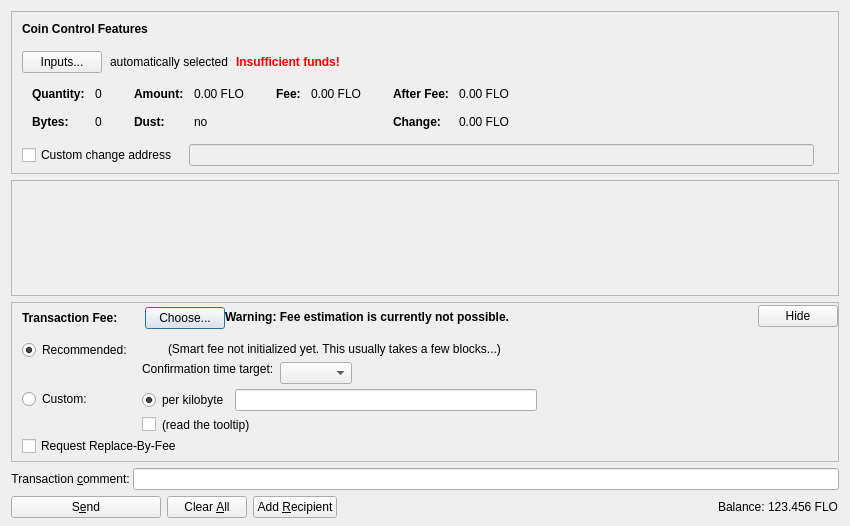
<?xml version="1.0" encoding="UTF-8"?>
<ui version="4.0">
 <class>SendCoinsDialog</class>
 <widget class="QDialog" name="SendCoinsDialog">
  <property name="geometry">
   <rect>
    <x>0</x>
    <y>0</y>
    <width>850</width>
    <height>526</height>
   </rect>
  </property>
  <property name="windowTitle">
   <string>Send Coins</string>
  </property>
  <layout class="QVBoxLayout" name="verticalLayout" stretch="0,1,0,0">
   <property name="bottomMargin">
    <number>8</number>
   </property>
   <item>
    <widget class="QFrame" name="frameCoinControl">
     <property name="sizePolicy">
      <sizepolicy hsizetype="Expanding" vsizetype="Expanding">
       <horstretch>0</horstretch>
       <verstretch>0</verstretch>
      </sizepolicy>
     </property>
     <property name="maximumSize">
      <size>
       <width>16777215</width>
       <height>16777215</height>
      </size>
     </property>
     <property name="frameShape">
      <enum>QFrame::StyledPanel</enum>
     </property>
     <property name="frameShadow">
      <enum>QFrame::Sunken</enum>
     </property>
     <layout class="QVBoxLayout" name="verticalLayoutCoinControl2">
      <property name="spacing">
       <number>0</number>
      </property>
      <property name="leftMargin">
       <number>0</number>
      </property>
      <property name="topMargin">
       <number>0</number>
      </property>
      <property name="rightMargin">
       <number>0</number>
      </property>
      <property name="bottomMargin">
       <number>6</number>
      </property>
      <item>
       <layout class="QVBoxLayout" name="verticalLayoutCoinControl" stretch="0,0,0,0,1">
        <property name="spacing">
         <number>0</number>
        </property>
        <property name="leftMargin">
         <number>10</number>
        </property>
        <property name="topMargin">
         <number>10</number>
        </property>
        <item>
         <layout class="QHBoxLayout" name="horizontalLayoutCoinControl1">
          <property name="bottomMargin">
           <number>15</number>
          </property>
          <item>
           <widget class="QLabel" name="labelCoinControlFeatures">
            <property name="sizePolicy">
             <sizepolicy hsizetype="Preferred" vsizetype="Maximum">
              <horstretch>0</horstretch>
              <verstretch>0</verstretch>
             </sizepolicy>
            </property>
            <property name="font">
             <font>
              <weight>75</weight>
              <bold>true</bold>
             </font>
            </property>
            <property name="styleSheet">
             <string notr="true">font-weight:bold;</string>
            </property>
            <property name="text">
             <string>Coin Control Features</string>
            </property>
           </widget>
          </item>
         </layout>
        </item>
        <item>
         <layout class="QHBoxLayout" name="horizontalLayoutCoinControl2" stretch="0,0,0,0">
          <property name="spacing">
           <number>8</number>
          </property>
          <property name="bottomMargin">
           <number>10</number>
          </property>
          <item>
           <widget class="QPushButton" name="pushButtonCoinControl">
            <property name="styleSheet">
             <string notr="true"/>
            </property>
            <property name="text">
             <string>Inputs...</string>
            </property>
            <property name="autoDefault">
             <bool>false</bool>
            </property>
           </widget>
          </item>
          <item>
           <widget class="QLabel" name="labelCoinControlAutomaticallySelected">
            <property name="text">
             <string>automatically selected</string>
            </property>
            <property name="margin">
             <number>5</number>
            </property>
           </widget>
          </item>
          <item>
           <widget class="QLabel" name="labelCoinControlInsuffFunds">
            <property name="font">
             <font>
              <weight>75</weight>
              <bold>true</bold>
             </font>
            </property>
            <property name="styleSheet">
             <string notr="true">color:red;font-weight:bold;</string>
            </property>
            <property name="text">
             <string>Insufficient funds!</string>
            </property>
            <property name="margin">
             <number>5</number>
            </property>
           </widget>
          </item>
          <item>
           <spacer name="horizontalSpacerCoinControl">
            <property name="orientation">
             <enum>Qt::Horizontal</enum>
            </property>
            <property name="sizeHint" stdset="0">
             <size>
              <width>40</width>
              <height>1</height>
             </size>
            </property>
           </spacer>
          </item>
         </layout>
        </item>
        <item>
         <widget class="QWidget" name="widgetCoinControl" native="true">
          <property name="sizePolicy">
           <sizepolicy hsizetype="Preferred" vsizetype="Preferred">
            <horstretch>0</horstretch>
            <verstretch>0</verstretch>
           </sizepolicy>
          </property>
          <property name="minimumSize">
           <size>
            <width>0</width>
            <height>0</height>
           </size>
          </property>
          <property name="styleSheet">
           <string notr="true"/>
          </property>
          <layout class="QHBoxLayout" name="horizontalLayoutCoinControl5">
           <property name="leftMargin">
            <number>0</number>
           </property>
           <property name="topMargin">
            <number>0</number>
           </property>
           <property name="rightMargin">
            <number>0</number>
           </property>
           <property name="bottomMargin">
            <number>0</number>
           </property>
           <item>
            <layout class="QHBoxLayout" name="horizontalLayoutCoinControl3" stretch="0,0,0,1">
             <property name="spacing">
              <number>20</number>
             </property>
             <property name="topMargin">
              <number>0</number>
             </property>
             <property name="bottomMargin">
              <number>10</number>
             </property>
             <item>
              <layout class="QFormLayout" name="formLayoutCoinControl1">
               <property name="horizontalSpacing">
                <number>10</number>
               </property>
               <property name="verticalSpacing">
                <number>14</number>
               </property>
               <property name="leftMargin">
                <number>10</number>
               </property>
               <property name="topMargin">
                <number>4</number>
               </property>
               <property name="rightMargin">
                <number>6</number>
               </property>
               <item row="0" column="0">
                <widget class="QLabel" name="labelCoinControlQuantityText">
                 <property name="font">
                  <font>
                   <weight>75</weight>
                   <bold>true</bold>
                  </font>
                 </property>
                 <property name="text">
                  <string>Quantity:</string>
                 </property>
                 <property name="margin">
                  <number>0</number>
                 </property>
                </widget>
               </item>
               <item row="0" column="1">
                <widget class="QLabel" name="labelCoinControlQuantity">
                 <property name="cursor">
                  <cursorShape>IBeamCursor</cursorShape>
                 </property>
                 <property name="contextMenuPolicy">
                  <enum>Qt::ActionsContextMenu</enum>
                 </property>
                 <property name="text">
                  <string notr="true">0</string>
                 </property>
                 <property name="margin">
                  <number>0</number>
                 </property>
                 <property name="textInteractionFlags">
                  <set>Qt::LinksAccessibleByMouse|Qt::TextSelectableByKeyboard|Qt::TextSelectableByMouse</set>
                 </property>
                </widget>
               </item>
               <item row="1" column="0">
                <widget class="QLabel" name="labelCoinControlBytesText">
                 <property name="font">
                  <font>
                   <weight>75</weight>
                   <bold>true</bold>
                  </font>
                 </property>
                 <property name="text">
                  <string>Bytes:</string>
                 </property>
                </widget>
               </item>
               <item row="1" column="1">
                <widget class="QLabel" name="labelCoinControlBytes">
                 <property name="cursor">
                  <cursorShape>IBeamCursor</cursorShape>
                 </property>
                 <property name="contextMenuPolicy">
                  <enum>Qt::ActionsContextMenu</enum>
                 </property>
                 <property name="text">
                  <string notr="true">0</string>
                 </property>
                 <property name="textInteractionFlags">
                  <set>Qt::LinksAccessibleByMouse|Qt::TextSelectableByKeyboard|Qt::TextSelectableByMouse</set>
                 </property>
                </widget>
               </item>
              </layout>
             </item>
             <item>
              <layout class="QFormLayout" name="formLayoutCoinControl2">
               <property name="horizontalSpacing">
                <number>10</number>
               </property>
               <property name="verticalSpacing">
                <number>14</number>
               </property>
               <property name="leftMargin">
                <number>6</number>
               </property>
               <property name="topMargin">
                <number>4</number>
               </property>
               <property name="rightMargin">
                <number>6</number>
               </property>
               <item row="0" column="0">
                <widget class="QLabel" name="labelCoinControlAmountText">
                 <property name="font">
                  <font>
                   <weight>75</weight>
                   <bold>true</bold>
                  </font>
                 </property>
                 <property name="text">
                  <string>Amount:</string>
                 </property>
                 <property name="margin">
                  <number>0</number>
                 </property>
                </widget>
               </item>
               <item row="0" column="1">
                <widget class="QLabel" name="labelCoinControlAmount">
                 <property name="cursor">
                  <cursorShape>IBeamCursor</cursorShape>
                 </property>
                 <property name="contextMenuPolicy">
                  <enum>Qt::ActionsContextMenu</enum>
                 </property>
                 <property name="text">
                  <string notr="true">0.00 FLO</string>
                 </property>
                 <property name="textInteractionFlags">
                  <set>Qt::LinksAccessibleByMouse|Qt::TextSelectableByKeyboard|Qt::TextSelectableByMouse</set>
                 </property>
                </widget>
               </item>
               <item row="1" column="0">
                <widget class="QLabel" name="labelCoinControlLowOutputText">
                 <property name="font">
                  <font>
                   <weight>75</weight>
                   <bold>true</bold>
                  </font>
                 </property>
                 <property name="text">
                  <string>Dust:</string>
                 </property>
                </widget>
               </item>
               <item row="1" column="1">
                <widget class="QLabel" name="labelCoinControlLowOutput">
                 <property name="cursor">
                  <cursorShape>IBeamCursor</cursorShape>
                 </property>
                 <property name="contextMenuPolicy">
                  <enum>Qt::ActionsContextMenu</enum>
                 </property>
                 <property name="text">
                  <string notr="true">no</string>
                 </property>
                 <property name="textInteractionFlags">
                  <set>Qt::LinksAccessibleByMouse|Qt::TextSelectableByKeyboard|Qt::TextSelectableByMouse</set>
                 </property>
                </widget>
               </item>
              </layout>
             </item>
             <item>
              <layout class="QFormLayout" name="formLayoutCoinControl3">
               <property name="horizontalSpacing">
                <number>10</number>
               </property>
               <property name="verticalSpacing">
                <number>14</number>
               </property>
               <property name="leftMargin">
                <number>6</number>
               </property>
               <property name="topMargin">
                <number>4</number>
               </property>
               <property name="rightMargin">
                <number>6</number>
               </property>
               <item row="0" column="0">
                <widget class="QLabel" name="labelCoinControlFeeText">
                 <property name="font">
                  <font>
                   <weight>75</weight>
                   <bold>true</bold>
                  </font>
                 </property>
                 <property name="text">
                  <string>Fee:</string>
                 </property>
                 <property name="margin">
                  <number>0</number>
                 </property>
                </widget>
               </item>
               <item row="0" column="1">
                <widget class="QLabel" name="labelCoinControlFee">
                 <property name="cursor">
                  <cursorShape>IBeamCursor</cursorShape>
                 </property>
                 <property name="contextMenuPolicy">
                  <enum>Qt::ActionsContextMenu</enum>
                 </property>
                 <property name="text">
                  <string notr="true">0.00 FLO</string>
                 </property>
                 <property name="textInteractionFlags">
                  <set>Qt::LinksAccessibleByMouse|Qt::TextSelectableByKeyboard|Qt::TextSelectableByMouse</set>
                 </property>
                </widget>
               </item>
              </layout>
             </item>
             <item>
              <layout class="QFormLayout" name="formLayoutCoinControl4">
               <property name="horizontalSpacing">
                <number>10</number>
               </property>
               <property name="verticalSpacing">
                <number>14</number>
               </property>
               <property name="leftMargin">
                <number>6</number>
               </property>
               <property name="topMargin">
                <number>4</number>
               </property>
               <property name="rightMargin">
                <number>6</number>
               </property>
               <item row="0" column="0">
                <widget class="QLabel" name="labelCoinControlAfterFeeText">
                 <property name="font">
                  <font>
                   <weight>75</weight>
                   <bold>true</bold>
                  </font>
                 </property>
                 <property name="text">
                  <string>After Fee:</string>
                 </property>
                 <property name="margin">
                  <number>0</number>
                 </property>
                </widget>
               </item>
               <item row="0" column="1">
                <widget class="QLabel" name="labelCoinControlAfterFee">
                 <property name="cursor">
                  <cursorShape>IBeamCursor</cursorShape>
                 </property>
                 <property name="contextMenuPolicy">
                  <enum>Qt::ActionsContextMenu</enum>
                 </property>
                 <property name="text">
                  <string notr="true">0.00 FLO</string>
                 </property>
                 <property name="textInteractionFlags">
                  <set>Qt::LinksAccessibleByMouse|Qt::TextSelectableByKeyboard|Qt::TextSelectableByMouse</set>
                 </property>
                </widget>
               </item>
               <item row="1" column="0">
                <widget class="QLabel" name="labelCoinControlChangeText">
                 <property name="font">
                  <font>
                   <weight>75</weight>
                   <bold>true</bold>
                  </font>
                 </property>
                 <property name="text">
                  <string>Change:</string>
                 </property>
                </widget>
               </item>
               <item row="1" column="1">
                <widget class="QLabel" name="labelCoinControlChange">
                 <property name="cursor">
                  <cursorShape>IBeamCursor</cursorShape>
                 </property>
                 <property name="contextMenuPolicy">
                  <enum>Qt::ActionsContextMenu</enum>
                 </property>
                 <property name="text">
                  <string notr="true">0.00 FLO</string>
                 </property>
                 <property name="textInteractionFlags">
                  <set>Qt::LinksAccessibleByMouse|Qt::TextSelectableByKeyboard|Qt::TextSelectableByMouse</set>
                 </property>
                </widget>
               </item>
              </layout>
             </item>
            </layout>
           </item>
          </layout>
         </widget>
        </item>
        <item>
         <layout class="QHBoxLayout" name="horizontalLayoutCoinControl4" stretch="0,0,0">
          <property name="spacing">
           <number>12</number>
          </property>
          <property name="sizeConstraint">
           <enum>QLayout::SetDefaultConstraint</enum>
          </property>
          <property name="topMargin">
           <number>5</number>
          </property>
          <property name="rightMargin">
           <number>5</number>
          </property>
          <item>
           <widget class="QCheckBox" name="checkBoxCoinControlChange">
            <property name="toolTip">
             <string>If this is activated, but the change address is empty or invalid, change will be sent to a newly generated address.</string>
            </property>
            <property name="text">
             <string>Custom change address</string>
            </property>
           </widget>
          </item>
          <item>
           <widget class="QValidatedLineEdit" name="lineEditCoinControlChange">
            <property name="enabled">
             <bool>false</bool>
            </property>
            <property name="sizePolicy">
             <sizepolicy hsizetype="Expanding" vsizetype="Fixed">
              <horstretch>0</horstretch>
              <verstretch>0</verstretch>
             </sizepolicy>
            </property>
           </widget>
          </item>
          <item>
           <widget class="QLabel" name="labelCoinControlChangeLabel">
            <property name="sizePolicy">
             <sizepolicy hsizetype="Preferred" vsizetype="Expanding">
              <horstretch>0</horstretch>
              <verstretch>0</verstretch>
             </sizepolicy>
            </property>
            <property name="minimumSize">
             <size>
              <width>0</width>
              <height>0</height>
             </size>
            </property>
            <property name="text">
             <string/>
            </property>
            <property name="margin">
             <number>3</number>
            </property>
           </widget>
          </item>
         </layout>
        </item>
        <item>
         <spacer name="verticalSpacerCoinControl">
          <property name="orientation">
           <enum>Qt::Vertical</enum>
          </property>
          <property name="sizeHint" stdset="0">
           <size>
            <width>800</width>
            <height>1</height>
           </size>
          </property>
         </spacer>
        </item>
       </layout>
      </item>
     </layout>
    </widget>
   </item>
   <item>
    <widget class="QScrollArea" name="scrollArea">
     <property name="widgetResizable">
      <bool>true</bool>
     </property>
     <widget class="QWidget" name="scrollAreaWidgetContents">
      <property name="geometry">
       <rect>
        <x>0</x>
        <y>0</y>
        <width>830</width>
        <height>104</height>
       </rect>
      </property>
      <layout class="QVBoxLayout" name="verticalLayout_2" stretch="0,1">
       <property name="leftMargin">
        <number>0</number>
       </property>
       <property name="topMargin">
        <number>0</number>
       </property>
       <property name="rightMargin">
        <number>0</number>
       </property>
       <property name="bottomMargin">
        <number>0</number>
       </property>
       <item>
        <layout class="QVBoxLayout" name="entries">
         <property name="spacing">
          <number>6</number>
         </property>
        </layout>
       </item>
       <item>
        <spacer name="verticalSpacer">
         <property name="orientation">
          <enum>Qt::Vertical</enum>
         </property>
         <property name="sizeHint" stdset="0">
          <size>
           <width>20</width>
           <height>40</height>
          </size>
         </property>
        </spacer>
       </item>
      </layout>
     </widget>
    </widget>
   </item>
   <item>
    <widget class="QFrame" name="frameFee">
     <property name="sizePolicy">
      <sizepolicy hsizetype="Expanding" vsizetype="Expanding">
       <horstretch>0</horstretch>
       <verstretch>0</verstretch>
      </sizepolicy>
     </property>
     <property name="maximumSize">
      <size>
       <width>16777215</width>
       <height>16777215</height>
      </size>
     </property>
     <property name="frameShape">
      <enum>QFrame::StyledPanel</enum>
     </property>
     <property name="frameShadow">
      <enum>QFrame::Sunken</enum>
     </property>
     <layout class="QVBoxLayout" name="verticalLayoutFee1">
      <property name="spacing">
       <number>0</number>
      </property>
      <property name="leftMargin">
       <number>0</number>
      </property>
      <property name="topMargin">
       <number>0</number>
      </property>
      <property name="rightMargin">
       <number>0</number>
      </property>
      <property name="bottomMargin">
       <number>0</number>
      </property>
      <item>
       <layout class="QVBoxLayout" name="verticalLayoutFee2" stretch="0,0,0">
        <property name="spacing">
         <number>0</number>
        </property>
        <property name="leftMargin">
         <number>10</number>
        </property>
        <property name="topMargin">
         <number>0</number>
        </property>
        <item>
         <layout class="QHBoxLayout" name="horizontalLayoutFee1">
          <property name="bottomMargin">
           <number>0</number>
          </property>
          <item>
           <layout class="QVBoxLayout" name="verticalLayoutFee7">
            <property name="spacing">
             <number>0</number>
            </property>
            <item>
             <spacer name="verticalSpacerSmartFee">
              <property name="orientation">
               <enum>Qt::Vertical</enum>
              </property>
              <property name="sizeType">
               <enum>QSizePolicy::Fixed</enum>
              </property>
              <property name="sizeHint" stdset="0">
               <size>
                <width>1</width>
                <height>4</height>
               </size>
              </property>
             </spacer>
            </item>
            <item>
             <layout class="QHBoxLayout" name="horizontalLayoutSmartFee">
              <property name="spacing">
               <number>10</number>
              </property>
              <item>
               <widget class="QLabel" name="labelFeeHeadline">
                <property name="sizePolicy">
                 <sizepolicy hsizetype="Preferred" vsizetype="Maximum">
                  <horstretch>0</horstretch>
                  <verstretch>0</verstretch>
                 </sizepolicy>
                </property>
                <property name="font">
                 <font>
                  <weight>75</weight>
                  <bold>true</bold>
                 </font>
                </property>
                <property name="styleSheet">
                 <string notr="true">font-weight:bold;</string>
                </property>
                <property name="text">
                 <string>Transaction Fee:</string>
                </property>
               </widget>
              </item>
              <item>
               <widget class="QLabel" name="labelFeeMinimized">
                <property name="text">
                 <string/>
                </property>
               </widget>
              </item>
              <item>
               <widget class="QPushButton" name="buttonChooseFee">
                <property name="text">
                 <string>Choose...</string>
                </property>
               </widget>
              </item>
             </layout>
            </item>
            <item>
             <spacer name="verticalSpacer_5">
              <property name="orientation">
               <enum>Qt::Vertical</enum>
              </property>
              <property name="sizeHint" stdset="0">
               <size>
                <width>1</width>
                <height>1</height>
               </size>
              </property>
             </spacer>
            </item>
           </layout>
          </item>
          <item>
           <widget class="QLabel" name="fallbackFeeWarningLabel">
            <property name="toolTip">
             <string>Using the fallbackfee can result in sending a transaction that will take several hours or days (or never) to confirm. Consider choosing your fee manually or wait until you have validated the complete chain.</string>
            </property>
            <property name="font">
            <font>
                <weight>75</weight>
                <bold>true</bold>
            </font>
            </property>
            <property name="text">
             <string>Warning: Fee estimation is currently not possible.</string>
            </property>
            <property name="wordWrap">
             <bool>false</bool>
            </property>
           </widget>
          </item>
          <item>
           <spacer name="horizontalSpacer_4">
            <property name="orientation">
             <enum>Qt::Horizontal</enum>
            </property>
            <property name="sizeType">
             <enum>QSizePolicy::MinimumExpanding</enum>
            </property>
            <property name="sizeHint" stdset="0">
             <size>
              <width>40</width>
              <height>20</height>
             </size>
            </property>
           </spacer>
          </item>
          <item>
           <widget class="QPushButton" name="buttonMinimizeFee">
            <property name="toolTip">
             <string>collapse fee-settings</string>
            </property>
            <property name="text">
             <string>Hide</string>
            </property>
           </widget>
          </item>
         </layout>
        </item>
        <item>
         <widget class="QFrame" name="frameFeeSelection">
          <layout class="QVBoxLayout" name="verticalLayoutFee12">
           <property name="spacing">
            <number>0</number>
           </property>
           <property name="leftMargin">
            <number>0</number>
           </property>
           <property name="topMargin">
            <number>0</number>
           </property>
           <property name="rightMargin">
            <number>0</number>
           </property>
           <property name="bottomMargin">
            <number>0</number>
           </property>
           <item>
            <layout class="QGridLayout" name="gridLayoutFee">
             <property name="topMargin">
              <number>10</number>
             </property>
             <property name="bottomMargin">
              <number>4</number>
             </property>
             <property name="horizontalSpacing">
              <number>10</number>
             </property>
             <property name="verticalSpacing">
              <number>4</number>
             </property>
             <item row="1" column="1">
              <layout class="QVBoxLayout" name="verticalLayoutFee8">
               <property name="spacing">
                <number>6</number>
               </property>
               <item>
                <layout class="QHBoxLayout" name="horizontalLayoutFee13">
                 <item>
                  <widget class="QRadioButton" name="radioCustomPerKilobyte">
                   <property name="toolTip">
                    <string>If the custom fee is set to 1000 satoshis and the transaction is only 250 bytes, then &quot;per kilobyte&quot; only pays 250 satoshis in fee, while &quot;total at least&quot; pays 1000 satoshis. For transactions bigger than a kilobyte both pay by kilobyte.</string>
                   </property>
                   <property name="text">
                    <string>per kilobyte</string>
                   </property>
                   <property name="checked">
                    <bool>true</bool>
                   </property>
                   <attribute name="buttonGroup">
                    <string notr="true">groupCustomFee</string>
                   </attribute>
                  </widget>
                 </item>
                 <item>
                  <widget class="BitcoinAmountField" name="customFee"/>
                 </item>
                 <item>
                  <spacer name="horizontalSpacer_6">
                   <property name="orientation">
                    <enum>Qt::Horizontal</enum>
                   </property>
                   <property name="sizeHint" stdset="0">
                    <size>
                     <width>1</width>
                     <height>1</height>
                    </size>
                   </property>
                  </spacer>
                 </item>
                </layout>
               </item>
               <item>
                <layout class="QHBoxLayout" name="horizontalLayoutFee8">
                 <item>
                  <widget class="QCheckBox" name="checkBoxMinimumFee">
                   <property name="toolTip">
                    <string>Paying only the minimum fee is just fine as long as there is less transaction volume than space in the blocks. But be aware that this can end up in a never confirming transaction once there is more demand for florincoin transactions than the network can process.</string>
                   </property>
                   <property name="text">
                    <string/>
                   </property>
                  </widget>
                 </item>
                 <item>
                  <widget class="QLabel" name="labelMinFeeWarning">
                   <property name="enabled">
                    <bool>true</bool>
                   </property>
                   <property name="toolTip">
                    <string>Paying only the minimum fee is just fine as long as there is less transaction volume than space in the blocks. But be aware that this can end up in a never confirming transaction once there is more demand for florincoin transactions than the network can process.</string>
                   </property>
                   <property name="text">
                    <string>(read the tooltip)</string>
                   </property>
                   <property name="margin">
                    <number>5</number>
                   </property>
                  </widget>
                 </item>
                 <item>
                  <spacer name="horizontalSpacer_2">
                   <property name="orientation">
                    <enum>Qt::Horizontal</enum>
                   </property>
                   <property name="sizeHint" stdset="0">
                    <size>
                     <width>1</width>
                     <height>1</height>
                    </size>
                   </property>
                  </spacer>
                 </item>
                </layout>
               </item>
              </layout>
             </item>
             <item row="0" column="0">
              <layout class="QVBoxLayout" name="verticalLayoutFee4" stretch="0,1">
               <item>
                <widget class="QRadioButton" name="radioSmartFee">
                 <property name="text">
                  <string>Recommended:</string>
                 </property>
                 <property name="checked">
                  <bool>true</bool>
                 </property>
                 <attribute name="buttonGroup">
                  <string notr="true">groupFee</string>
                 </attribute>
                </widget>
               </item>
               <item>
                <spacer name="verticalSpacer_2">
                 <property name="orientation">
                  <enum>Qt::Vertical</enum>
                 </property>
                 <property name="sizeHint" stdset="0">
                  <size>
                   <width>1</width>
                   <height>1</height>
                  </size>
                 </property>
                </spacer>
               </item>
              </layout>
             </item>
             <item row="1" column="0">
              <layout class="QVBoxLayout" name="verticalLayoutFee9" stretch="0,1">
               <item>
                <widget class="QRadioButton" name="radioCustomFee">
                 <property name="text">
                  <string>Custom:</string>
                 </property>
                 <attribute name="buttonGroup">
                  <string notr="true">groupFee</string>
                 </attribute>
                </widget>
               </item>
               <item>
                <spacer name="verticalSpacer_6">
                 <property name="orientation">
                  <enum>Qt::Vertical</enum>
                 </property>
                 <property name="sizeHint" stdset="0">
                  <size>
                   <width>1</width>
                   <height>1</height>
                  </size>
                 </property>
                </spacer>
               </item>
              </layout>
             </item>
             <item row="0" column="1">
              <layout class="QVBoxLayout" name="verticalLayoutFee3" stretch="0,0,1">
               <property name="spacing">
                <number>6</number>
               </property>
               <property name="topMargin">
                <number>2</number>
               </property>
               <item>
                <layout class="QHBoxLayout" name="horizontalLayoutFee12">
                 <item>
                  <widget class="QLabel" name="labelSmartFee">
                   <property name="text">
                    <string/>
                   </property>
                   <property name="margin">
                    <number>2</number>
                   </property>
                  </widget>
                 </item>
                 <item>
                  <widget class="QLabel" name="labelFeeEstimation">
                   <property name="text">
                    <string/>
                   </property>
                  </widget>
                 </item>
                 <item>
                  <widget class="QLabel" name="labelSmartFee2">
                   <property name="text">
                    <string>(Smart fee not initialized yet. This usually takes a few blocks...)</string>
                   </property>
                   <property name="margin">
                    <number>2</number>
                   </property>
                  </widget>
                 </item>
                 <item>
                  <spacer name="horizontalSpacer_5">
                   <property name="orientation">
                    <enum>Qt::Horizontal</enum>
                   </property>
                   <property name="sizeHint" stdset="0">
                    <size>
                     <width>1</width>
                     <height>1</height>
                    </size>
                   </property>
                  </spacer>
                 </item>
                </layout>
               </item>
               <item>
                <layout class="QHBoxLayout" name="horizontalLayoutFee9">
                 <item>
                  <layout class="QVBoxLayout" name="verticalLayoutFee6">
                   <item>
                    <widget class="QLabel" name="labelSmartFee3">
                     <property name="text">
                      <string>Confirmation time target:</string>
                     </property>
                     <property name="margin">
                      <number>2</number>
                     </property>
                    </widget>
                   </item>
                   <item>
                    <spacer name="verticalSpacer_3">
                     <property name="orientation">
                      <enum>Qt::Vertical</enum>
                     </property>
                     <property name="sizeHint" stdset="0">
                      <size>
                       <width>1</width>
                       <height>1</height>
                      </size>
                     </property>
                    </spacer>
                   </item>
                  </layout>
                 </item>
                 <item>
                  <layout class="QVBoxLayout" name="verticalLayoutFee5">
                   <property name="rightMargin">
                    <number>30</number>
                   </property>
                   <item>
                    <layout class="QHBoxLayout" name="horizontalLayoutConfTarget">
                     <property name="bottomMargin">
                      <number>0</number>
                     </property>
                     <item>
                      <widget class="QComboBox" name="confTargetSelector"/>
                     </item>
                     <item>
                      <spacer name="horizontalSpacerConfTarget">
                       <property name="orientation">
                        <enum>Qt::Horizontal</enum>
                       </property>
                       <property name="sizeHint" stdset="0">
                        <size>
                         <width>40</width>
                         <height>20</height>
                        </size>
                       </property>
                      </spacer>
                     </item>
                    </layout>
                   </item>
                  </layout>
                 </item>
                </layout>
               </item>
               <item>
                <spacer name="verticalSpacer_4">
                 <property name="orientation">
                  <enum>Qt::Vertical</enum>
                 </property>
                 <property name="sizeHint" stdset="0">
                  <size>
                   <width>1</width>
                   <height>1</height>
                  </size>
                 </property>
                </spacer>
               </item>
              </layout>
             </item>
            </layout>
           </item>
           <item>
            <widget class="QCheckBox" name="optInRBF">
             <property name="text">
              <string>Request Replace-By-Fee</string>
             </property>
             <property name="toolTip">
              <string>Indicates that the sender may wish to replace this transaction with a new one paying higher fees (prior to being confirmed).</string>
             </property>
            </widget>
           </item>
          </layout>
         </widget>
        </item>
        <item>
         <spacer name="verticalSpacerFee">
          <property name="orientation">
           <enum>Qt::Vertical</enum>
          </property>
          <property name="sizeHint" stdset="0">
           <size>
            <width>40</width>
            <height>5</height>
           </size>
          </property>
         </spacer>
        </item>
       </layout>
      </item>
     </layout>
    </widget>
   </item>
    <item>
    <layout class="QHBoxLayout" name="horizontalLayoutTxComment">
     <property name="spacing">
       <number>0</number>
      </property>
      <item>
       <widget class="QLabel" name="labelTxComment">
 	   <property name="text">
 	    <string>Transaction &amp;comment: </string>
 	   </property>
 	   <property name="alignment">
 	    <set>Qt::AlignLeft|Qt::AlignTrailing|Qt::AlignVCenter</set>
 	   </property>
 	   <property name="buddy">
 	    <cstring>editTxComment</cstring>
 	   </property>
 	  </widget>
      </item>
      <item>
       <widget class="QValidatedLineEdit" name="editTxComment">
        <property name="enabled">
         <bool>true</bool>
        </property>
        <property name="toolTip">
         <string>Enter a transaction comment (Note: this information is public)</string>
        </property>
       </widget>
      </item>
     </layout>
    </item>
   <item>
    <layout class="QHBoxLayout" name="horizontalLayout">
     <item>
      <widget class="QPushButton" name="sendButton">
       <property name="minimumSize">
        <size>
         <width>150</width>
         <height>0</height>
        </size>
       </property>
       <property name="toolTip">
        <string>Confirm the send action</string>
       </property>
       <property name="text">
        <string>S&amp;end</string>
       </property>
       <property name="icon">
        <iconset resource="../bitcoin.qrc">
         <normaloff>:/icons/send</normaloff>:/icons/send</iconset>
       </property>
       <property name="autoDefault">
        <bool>false</bool>
       </property>
       <property name="default">
        <bool>false</bool>
       </property>
      </widget>
     </item>
     <item>
      <widget class="QPushButton" name="clearButton">
       <property name="sizePolicy">
        <sizepolicy hsizetype="Minimum" vsizetype="Fixed">
         <horstretch>0</horstretch>
         <verstretch>0</verstretch>
        </sizepolicy>
       </property>
       <property name="toolTip">
        <string>Clear all fields of the form.</string>
       </property>
       <property name="text">
        <string>Clear &amp;All</string>
       </property>
       <property name="icon">
        <iconset resource="../bitcoin.qrc">
         <normaloff>:/icons/remove</normaloff>:/icons/remove</iconset>
       </property>
       <property name="autoDefault">
        <bool>false</bool>
       </property>
      </widget>
     </item>
     <item>
      <widget class="QPushButton" name="addButton">
       <property name="toolTip">
        <string>Send to multiple recipients at once</string>
       </property>
       <property name="text">
        <string>Add &amp;Recipient</string>
       </property>
       <property name="icon">
        <iconset resource="../bitcoin.qrc">
         <normaloff>:/icons/add</normaloff>:/icons/add</iconset>
       </property>
       <property name="autoDefault">
        <bool>false</bool>
       </property>
      </widget>
     </item>
     <item>
      <spacer name="horizontalSpacer">
       <property name="orientation">
        <enum>Qt::Horizontal</enum>
       </property>
       <property name="sizeHint" stdset="0">
        <size>
         <width>40</width>
         <height>20</height>
        </size>
       </property>
      </spacer>
     </item>
     <item>
      <layout class="QHBoxLayout" name="horizontalLayout_2">
       <property name="spacing">
        <number>3</number>
       </property>
       <item>
        <widget class="QLabel" name="label">
         <property name="sizePolicy">
          <sizepolicy hsizetype="Preferred" vsizetype="Fixed">
           <horstretch>0</horstretch>
           <verstretch>0</verstretch>
          </sizepolicy>
         </property>
         <property name="text">
          <string>Balance:</string>
         </property>
        </widget>
       </item>
       <item>
        <widget class="QLabel" name="labelBalance">
         <property name="sizePolicy">
          <sizepolicy hsizetype="Preferred" vsizetype="Fixed">
           <horstretch>0</horstretch>
           <verstretch>0</verstretch>
          </sizepolicy>
         </property>
         <property name="cursor">
          <cursorShape>IBeamCursor</cursorShape>
         </property>
         <property name="text">
          <string notr="true">123.456 FLO</string>
         </property>
         <property name="textInteractionFlags">
          <set>Qt::LinksAccessibleByMouse|Qt::TextSelectableByKeyboard|Qt::TextSelectableByMouse</set>
         </property>
        </widget>
       </item>
      </layout>
     </item>
    </layout>
   </item>
  </layout>
 </widget>
 <customwidgets>
  <customwidget>
   <class>QValidatedLineEdit</class>
   <extends>QLineEdit</extends>
   <header>qvalidatedlineedit.h</header>
  </customwidget>
  <customwidget>
   <class>BitcoinAmountField</class>
   <extends>QLineEdit</extends>
   <header>bitcoinamountfield.h</header>
   <container>1</container>
  </customwidget>
 </customwidgets>
 <resources>
  <include location="../bitcoin.qrc"/>
 </resources>
 <connections/>
 <buttongroups>
  <buttongroup name="groupFee"/>
  <buttongroup name="groupCustomFee"/>
 </buttongroups>
</ui>
